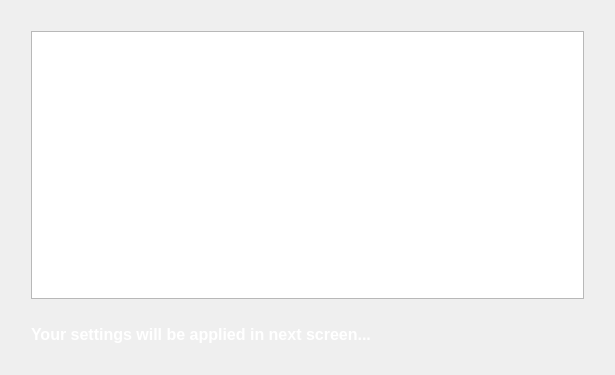
<?xml version="1.0" encoding="UTF-8"?>
<ui version="4.0">
 <class>summaryWidget</class>
 <widget class="QWidget" name="summaryWidget">
  <property name="geometry">
   <rect>
    <x>0</x>
    <y>0</y>
    <width>615</width>
    <height>375</height>
   </rect>
  </property>
  <property name="windowTitle">
   <string>Summary</string>
  </property>
  <layout class="QGridLayout" name="gridLayout">
   <item row="0" column="1">
    <spacer name="verticalSpacer_2">
     <property name="orientation">
      <enum>Qt::Vertical</enum>
     </property>
     <property name="sizeType">
      <enum>QSizePolicy::Fixed</enum>
     </property>
     <property name="sizeHint" stdset="0">
      <size>
       <width>20</width>
       <height>20</height>
      </size>
     </property>
    </spacer>
   </item>
   <item row="1" column="1">
    <widget class="QTextEdit" name="textSummary"/>
   </item>
   <item row="1" column="2">
    <spacer name="horizontalSpacer_2">
     <property name="orientation">
      <enum>Qt::Horizontal</enum>
     </property>
     <property name="sizeType">
      <enum>QSizePolicy::Fixed</enum>
     </property>
     <property name="sizeHint" stdset="0">
      <size>
       <width>20</width>
       <height>20</height>
      </size>
     </property>
    </spacer>
   </item>
   <item row="2" column="0">
    <spacer name="horizontalSpacer_3">
     <property name="orientation">
      <enum>Qt::Horizontal</enum>
     </property>
     <property name="sizeType">
      <enum>QSizePolicy::Fixed</enum>
     </property>
     <property name="sizeHint" stdset="0">
      <size>
       <width>20</width>
       <height>20</height>
      </size>
     </property>
    </spacer>
   </item>
   <item row="2" column="1">
    <layout class="QVBoxLayout" name="verticalLayout">
     <item>
      <spacer name="verticalSpacer">
       <property name="orientation">
        <enum>Qt::Vertical</enum>
       </property>
       <property name="sizeType">
        <enum>QSizePolicy::Fixed</enum>
       </property>
       <property name="sizeHint" stdset="0">
        <size>
         <width>20</width>
         <height>20</height>
        </size>
       </property>
      </spacer>
     </item>
     <item>
      <widget class="QLabel" name="labelProfilerIntro">
       <property name="sizePolicy">
        <sizepolicy hsizetype="Preferred" vsizetype="Fixed">
         <horstretch>0</horstretch>
         <verstretch>0</verstretch>
        </sizepolicy>
       </property>
       <property name="font">
        <font>
         <pointsize>8</pointsize>
         <weight>75</weight>
         <bold>true</bold>
        </font>
       </property>
       <property name="styleSheet">
        <string notr="true">color: white</string>
       </property>
       <property name="frameShadow">
        <enum>QFrame::Raised</enum>
       </property>
       <property name="text">
        <string>&lt;!DOCTYPE HTML PUBLIC &quot;-//W3C//DTD HTML 4.0//EN&quot; &quot;http://www.w3.org/TR/REC-html40/strict.dtd&quot;&gt;
&lt;html&gt;&lt;head&gt;&lt;meta name=&quot;qrichtext&quot; content=&quot;1&quot; /&gt;&lt;style type=&quot;text/css&quot;&gt;
p, li { white-space: pre-wrap; }
&lt;/style&gt;&lt;/head&gt;&lt;body style=&quot; font-family:'Droid Sans'; font-size:10pt; font-weight:400; font-style:normal;&quot;&gt;
&lt;p style=&quot; margin-top:0px; margin-bottom:0px; margin-left:0px; margin-right:0px; -qt-block-indent:0; text-indent:0px;&quot;&gt;&lt;span style=&quot; font-size:12pt; font-weight:600;&quot;&gt;Your settings will be applied in next screen...&lt;/span&gt;&lt;/p&gt;&lt;/body&gt;&lt;/html&gt;</string>
       </property>
       <property name="wordWrap">
        <bool>true</bool>
       </property>
      </widget>
     </item>
    </layout>
   </item>
   <item row="3" column="1">
    <spacer name="verticalSpacer_3">
     <property name="orientation">
      <enum>Qt::Vertical</enum>
     </property>
     <property name="sizeType">
      <enum>QSizePolicy::Fixed</enum>
     </property>
     <property name="sizeHint" stdset="0">
      <size>
       <width>20</width>
       <height>20</height>
      </size>
     </property>
    </spacer>
   </item>
  </layout>
 </widget>
 <resources/>
 <connections/>
</ui>
